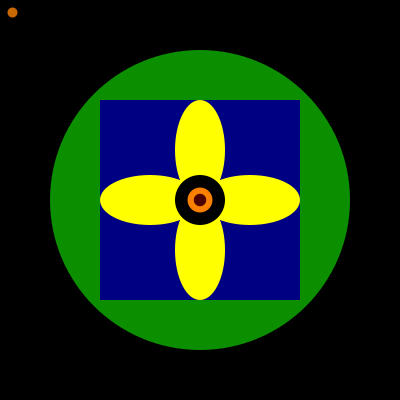
Frame 1 (no input)
Frame 60 (the mouse pressed at the canvas centre just before this capture): identical to frame 1, image omitted
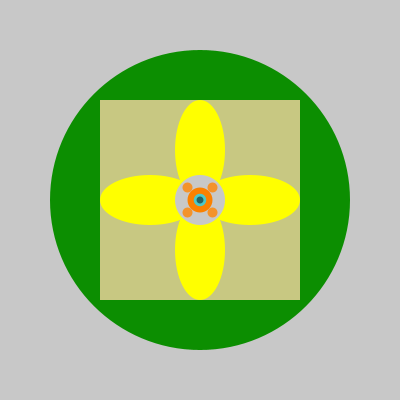
Frame 120 (the mouse held since frame 60 and released just before this capture)

The Processing sketch that drew these frames (run headless with seeded random() and noise(); from frame 60 on, the mouse is pressed at the canvas centre):

// Processing sketch: processing_88353
// ── processing_88353.pde

void setup() {
  size(400, 400);
  background(56, 169, 242);
  smooth();
  frameRate(20);
} 

void draw() {
  background(mouseX,mouseY,mouseY);
  ellipseMode(CENTER);//use center mode for all ellipses
  rectMode(CENTER);//use center mode for all rects
  noStroke();//no outline

    fill(12, 142, 1);//green fill
  ellipse(200, 200, 300, 300);//Green circle

  fill(mouseY,mouseX,130);//red fill
  rect(200, 200, 200, 200);//red square

  fill(255, 255, 0);//yellow fill
  ellipse(150, 200, 100, 50);//left
  ellipse(250, 200, 100, 50);//right
  ellipse(200, 150, 50, 100);//top
  ellipse(200, 250, 50, 100);//bottom

  fill(mouseX,mouseY,mouseX);//purple fill
  ellipse(200, 200, 50, 50);//outer ellipse

  fill(250,129,0);//white fill
  ellipse(200, 200, 25, 25);//inner ellipse

  fill(75,mouseX,mouseY);//orange fill
  ellipse(200, 200, 12.5, 12.5);//innermost ellipse

  fill(255, 132, 0, 200);//orange fill, slightly opaque
  ellipse(mouseX-12.5, mouseY-12.5, 10, 10);//top left ellipse
  ellipse(mouseX+12.5, mouseY-12.5, 10, 10);//Top right ellipse
  ellipse(mouseX-12.5, mouseY+12.5, 10, 10);//Bottom left ellipse
  ellipse(mouseX+12.5, mouseY+12.5, 10, 10);//Bottom right ellipse

  fill(0, 0, 0, 130); //sets fill color to black with 130 opacity
  ellipse(mouseX, mouseY, 7, 7); //draws ellipse at where ever the mouse is and it's size is 50x50
}

void mousePressed() {
  fill(103,8,188);
  ellipse(mouseX-100, mouseY-100, 20, 20);//top left ellipse
  ellipse(mouseX+100, mouseY-100, 20, 20);//Top right ellipse
  ellipse(mouseX-100, mouseY+100, 20, 20);//Bottom left ellipse
  ellipse(mouseX+100, mouseY+100, 20, 20);//Bottom right ellipse
  
  fill(7,138,234);
  ellipse(mouseX-75, mouseY-75, 15, 15);//top left ellipse
  ellipse(mouseX+75, mouseY-75, 15, 15);//Top right ellipse
  ellipse(mouseX-75, mouseY+75, 15, 15);//Bottom left ellipse
  ellipse(mouseX+75, mouseY+75, 15, 15);//Bottom right ellipse
  
  fill(2,227,30);
  ellipse(mouseX-50, mouseY-50, 10, 10);//top left ellipse
  ellipse(mouseX+50, mouseY-50, 10, 10);//Top right ellipse
  ellipse(mouseX-50, mouseY+50, 10, 10);//Bottom left ellipse
  ellipse(mouseX+50, mouseY+50, 10, 10);//Bottom right ellipse
}

void keyPressed() {
  println("Danger Will Robinson");
}


/*For later, find out how to rotate the colors when the mouse is clicked.
*/
